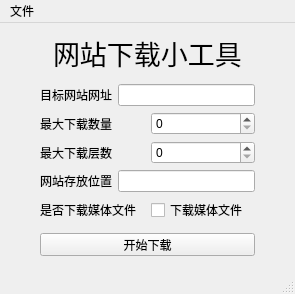
<?xml version="1.0" encoding="UTF-8"?>
<ui version="4.0">
 <class>MainWindow</class>
 <widget class="QMainWindow" name="MainWindow">
  <property name="windowModality">
   <enum>Qt::NonModal</enum>
  </property>
  <property name="geometry">
   <rect>
    <x>0</x>
    <y>0</y>
    <width>295</width>
    <height>294</height>
   </rect>
  </property>
  <property name="windowTitle">
   <string>网站下载小工具</string>
  </property>
  <property name="windowIcon">
   <iconset>
    <normaloff>C:/Users/lflx1/Desktop/logo.jpg</normaloff>C:/Users/lflx1/Desktop/logo.jpg</iconset>
  </property>
  <widget class="QWidget" name="centralwidget">
   <widget class="QWidget" name="verticalLayoutWidget">
    <property name="geometry">
     <rect>
      <x>20</x>
      <y>0</y>
      <width>255</width>
      <height>233</height>
     </rect>
    </property>
    <layout class="QVBoxLayout" name="verticalLayout">
     <property name="leftMargin">
      <number>10</number>
     </property>
     <property name="topMargin">
      <number>10</number>
     </property>
     <property name="rightMargin">
      <number>10</number>
     </property>
     <item alignment="Qt::AlignHCenter">
      <widget class="QLabel" name="label">
       <property name="font">
        <font>
         <family>Adobe Arabic</family>
         <pointsize>20</pointsize>
        </font>
       </property>
       <property name="text">
        <string>网站下载小工具</string>
       </property>
      </widget>
     </item>
     <item>
      <layout class="QVBoxLayout" name="verticalLayout_2">
       <property name="topMargin">
        <number>5</number>
       </property>
       <item>
        <layout class="QHBoxLayout" name="horizontalLayout">
         <property name="leftMargin">
          <number>10</number>
         </property>
         <property name="rightMargin">
          <number>10</number>
         </property>
         <item>
          <widget class="QLabel" name="label_3">
           <property name="text">
            <string>目标网站网址</string>
           </property>
          </widget>
         </item>
         <item>
          <widget class="QLineEdit" name="urlInput"/>
         </item>
        </layout>
       </item>
       <item>
        <layout class="QHBoxLayout" name="horizontalLayout_6">
         <property name="leftMargin">
          <number>10</number>
         </property>
         <property name="rightMargin">
          <number>10</number>
         </property>
         <item>
          <widget class="QLabel" name="label_6">
           <property name="text">
            <string>最大下载数量</string>
           </property>
          </widget>
         </item>
         <item>
          <widget class="QSpinBox" name="maxPageInput"/>
         </item>
        </layout>
       </item>
       <item>
        <layout class="QHBoxLayout" name="horizontalLayout_7">
         <property name="leftMargin">
          <number>10</number>
         </property>
         <property name="rightMargin">
          <number>10</number>
         </property>
         <item>
          <widget class="QLabel" name="label_8">
           <property name="text">
            <string>最大下载层数</string>
           </property>
          </widget>
         </item>
         <item>
          <widget class="QSpinBox" name="maxDeepInput"/>
         </item>
        </layout>
       </item>
       <item>
        <layout class="QHBoxLayout" name="horizontalLayout_8">
         <property name="leftMargin">
          <number>10</number>
         </property>
         <property name="rightMargin">
          <number>10</number>
         </property>
         <item>
          <widget class="QLabel" name="label_7">
           <property name="text">
            <string>网站存放位置</string>
           </property>
          </widget>
         </item>
         <item>
          <widget class="QLineEdit" name="filePathInput"/>
         </item>
        </layout>
       </item>
       <item>
        <layout class="QHBoxLayout" name="horizontalLayout_10">
         <property name="leftMargin">
          <number>10</number>
         </property>
         <property name="rightMargin">
          <number>10</number>
         </property>
         <item>
          <widget class="QLabel" name="label_2">
           <property name="text">
            <string>是否下载媒体文件</string>
           </property>
          </widget>
         </item>
         <item>
          <widget class="QCheckBox" name="needCheck">
           <property name="text">
            <string>下载媒体文件</string>
           </property>
          </widget>
         </item>
        </layout>
       </item>
       <item>
        <layout class="QHBoxLayout" name="horizontalLayout_9">
         <property name="leftMargin">
          <number>10</number>
         </property>
         <property name="topMargin">
          <number>5</number>
         </property>
         <property name="rightMargin">
          <number>10</number>
         </property>
         <item>
          <widget class="QPushButton" name="doButton">
           <property name="text">
            <string>开始下载</string>
           </property>
           <property name="default">
            <bool>false</bool>
           </property>
          </widget>
         </item>
        </layout>
       </item>
      </layout>
     </item>
    </layout>
   </widget>
  </widget>
  <widget class="QMenuBar" name="menubar">
   <property name="geometry">
    <rect>
     <x>0</x>
     <y>0</y>
     <width>295</width>
     <height>23</height>
    </rect>
   </property>
   <widget class="QMenu" name="menu">
    <property name="title">
     <string>文件</string>
    </property>
    <addaction name="actionClose"/>
    <addaction name="actionHistory"/>
   </widget>
   <addaction name="menu"/>
  </widget>
  <widget class="QStatusBar" name="statusbar"/>
  <action name="actionClose">
   <property name="text">
    <string>Close</string>
   </property>
  </action>
  <action name="actionHistory">
   <property name="text">
    <string>History</string>
   </property>
  </action>
 </widget>
 <resources/>
 <connections/>
</ui>
